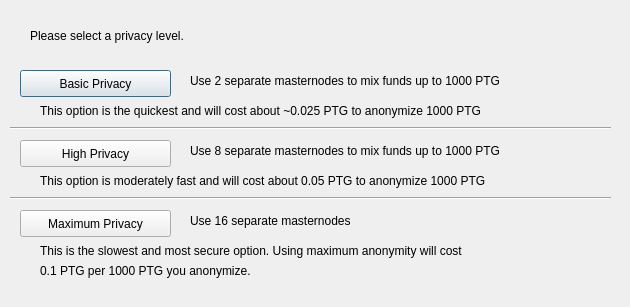
<?xml version="1.0" encoding="UTF-8"?>
<ui version="4.0">
 <class>DarksendConfig</class>
 <widget class="QDialog" name="DarksendConfig">
  <property name="geometry">
   <rect>
    <x>0</x>
    <y>0</y>
    <width>630</width>
    <height>307</height>
   </rect>
  </property>
  <property name="windowTitle">
   <string>Configure Darksend</string>
  </property>
  <widget class="QPushButton" name="buttonBasic">
   <property name="geometry">
    <rect>
     <x>20</x>
     <y>70</y>
     <width>151</width>
     <height>27</height>
    </rect>
   </property>
   <property name="text">
    <string>Basic Privacy</string>
   </property>
  </widget>
  <widget class="QPushButton" name="buttonHigh">
   <property name="geometry">
    <rect>
     <x>20</x>
     <y>140</y>
     <width>151</width>
     <height>27</height>
    </rect>
   </property>
   <property name="text">
    <string>High Privacy</string>
   </property>
  </widget>
  <widget class="QPushButton" name="buttonMax">
   <property name="geometry">
    <rect>
     <x>20</x>
     <y>210</y>
     <width>151</width>
     <height>27</height>
    </rect>
   </property>
   <property name="text">
    <string>Maximum Privacy</string>
   </property>
  </widget>
  <widget class="QLabel" name="label">
   <property name="geometry">
    <rect>
     <x>30</x>
     <y>20</y>
     <width>571</width>
     <height>31</height>
    </rect>
   </property>
   <property name="text">
    <string>Please select a privacy level.</string>
   </property>
  </widget>
  <widget class="QLabel" name="label_2">
   <property name="geometry">
    <rect>
     <x>190</x>
     <y>70</y>
     <width>421</width>
     <height>21</height>
    </rect>
   </property>
   <property name="text">
    <string>Use 2 separate masternodes to mix funds up to 1000 PTG</string>
   </property>
  </widget>
  <widget class="QLabel" name="label_3">
   <property name="geometry">
    <rect>
     <x>190</x>
     <y>140</y>
     <width>411</width>
     <height>21</height>
    </rect>
   </property>
   <property name="text">
    <string>Use 8 separate masternodes to mix funds up to 1000 PTG</string>
   </property>
  </widget>
  <widget class="QLabel" name="label_4">
   <property name="geometry">
    <rect>
     <x>190</x>
     <y>210</y>
     <width>421</width>
     <height>21</height>
    </rect>
   </property>
   <property name="text">
    <string>Use 16 separate masternodes</string>
   </property>
  </widget>
  <widget class="QLabel" name="label_6">
   <property name="geometry">
    <rect>
     <x>40</x>
     <y>100</y>
     <width>561</width>
     <height>21</height>
    </rect>
   </property>
   <property name="text">
    <string>This option is the quickest and will cost about ~0.025 PTG to anonymize 1000 PTG</string>
   </property>
  </widget>
  <widget class="QLabel" name="label_7">
   <property name="geometry">
    <rect>
     <x>40</x>
     <y>170</y>
     <width>561</width>
     <height>21</height>
    </rect>
   </property>
   <property name="text">
    <string>This option is moderately fast and will cost about 0.05 PTG to anonymize 1000 PTG</string>
   </property>
  </widget>
  <widget class="QLabel" name="label_8">
   <property name="geometry">
    <rect>
     <x>40</x>
     <y>240</y>
     <width>561</width>
     <height>21</height>
    </rect>
   </property>
   <property name="text">
    <string>This is the slowest and most secure option. Using maximum anonymity will cost</string>
   </property>
  </widget>
  <widget class="QLabel" name="label_9">
   <property name="geometry">
    <rect>
     <x>40</x>
     <y>260</y>
     <width>561</width>
     <height>21</height>
    </rect>
   </property>
   <property name="text">
    <string>0.1 PTG per 1000 PTG you anonymize.</string>
   </property>
  </widget>
  <widget class="Line" name="line">
   <property name="geometry">
    <rect>
     <x>10</x>
     <y>120</y>
     <width>601</width>
     <height>16</height>
    </rect>
   </property>
   <property name="orientation">
    <enum>Qt::Horizontal</enum>
   </property>
  </widget>
  <widget class="Line" name="line_2">
   <property name="geometry">
    <rect>
     <x>10</x>
     <y>190</y>
     <width>601</width>
     <height>16</height>
    </rect>
   </property>
   <property name="orientation">
    <enum>Qt::Horizontal</enum>
   </property>
  </widget>
 </widget>
 <resources/>
 <connections/>
</ui>
